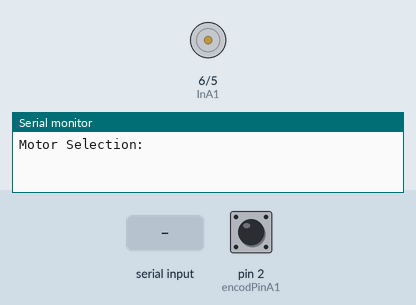
Recording of a sketch running on a simulated Arduino Uno, built with avr-gcc and run on an emulated ATmega328P. Shown: motor-driver pin pairs drawn as motors (green arrow = first pin HIGH = forward, orange = second pin HIGH = backward, longer = more drive, scaled by the enable pin), the last lines printed to the serial monitor. The inputs (shaded band) are chosen by the test bench; at power-on: pin 2 (encodPinA1) HIGH.

Above: at 1.0 s.
1.1 s: "1" received over Serial
2.6 s: "2" received over Serial
At 5.0 s:
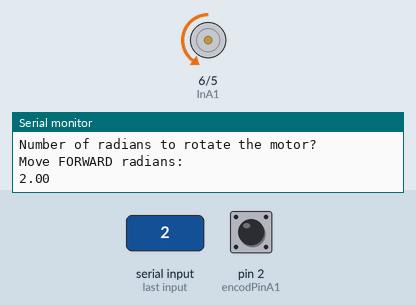
Timing chart, 0 to 6.5 s (numbered marks = the images above; inputs shaded):
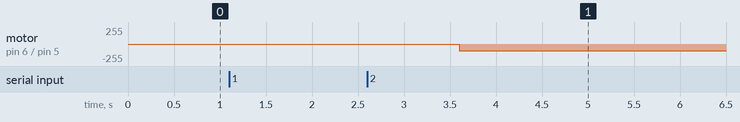

The sketch:

rotation_control_select.ino
```cpp
// Laika motor rotation testing - manual setpoints, with delay
// Kimberly A. Sover and Jesus Navarro
// BEST Lab, Feb. 2018

// Reminder: Laika's motors have GND as the red, rightmost wire in the flat cable.

// Default to motor 1
int InA1 = 6;                   // INA motor pin
int InB1 = 5;                     // INB motor pin

int PWM1 = 9;                 // PWM motor 1 pin
int encodPinA1  = 2;                       // encoder A pin
int encodPinB1 = 11;// encoder B pin
int pwmVal = 100; // defaults to only 100/255 of the max power

#define LOOPTIME        100                     // PID loop time
#define FORWARD         1                       // direction of rotation
#define BACKWARD        2                       // direction of rotation

String input;
double radians = 0;
boolean sendCommand = false;

double Pi = 3.1415;
unsigned long lastMilli = 0;                    // loop timing
unsigned long lastMilliPrint = 0;               // loop timing
long count = 0;                                 // rotation counter
long countInit;
long tickNumber = 0;
boolean run = false;                                     // motor moves
boolean forward = false;
boolean backward = false;
boolean motorSelection = true;
byte incomingByte = 0;

// Setup runs before 'loop'
void setup() {
  Serial.begin(115200);
  Serial.println("Motor Selection:");

  // Start with specifying the motor.
  // Read from the terminal until the user has selected an option.
  // Once selected, break out of the loop by setting motorSelction=false.
  while (motorSelection) {
    if (Serial.available() > 0) {
       incomingByte = Serial.read();
       // ASCII table: 49 = "1", 50 = "2"
       if (incomingByte == 49) {
        Serial.println("First motor");
        motorSelection = false;
       } else if(incomingByte == 50) {
        InA1 = 7;
        InB1 = 8;
        PWM1 = 10;
        encodPinA1 = 3;
        encodPinB1 = 12;
        pwmVal = 255;
        Serial.println("Second Motor");
        motorSelection = false;
       }
    }
  }

  // Now that the motor is selected, set up the pins,
  // move down to the main loop()
  pinMode(InA1, OUTPUT);
  pinMode(InB1, OUTPUT);
  pinMode(PWM1, OUTPUT);
  pinMode(encodPinA1, INPUT);
  pinMode(encodPinB1, INPUT);
  digitalWrite(encodPinA1, HIGH);                      // turn on pullup resistor
  digitalWrite(encodPinB1, HIGH);
  // will run the reconderA1 function below when interrupt is received
  attachInterrupt(digitalPinToInterrupt(encodPinA1), rencoderA1, RISING);

  Serial.println("Number of radians to rotate the motor?");

}

// Now that motor is selected, continuously poll terminal and
// move the motor via PID control.
void loop() {
  if (Serial.available() > 0) {
    input = Serial.readString();
    radians = input.toDouble();
    // This main loop only enters the following "if" blocks
    // when an angle in radians is commanded
    sendCommand = true;
  }
  if (sendCommand) {
    // When the zero input is commanded, reset the motor.
    // We've been counting ticks ("count"), so this reverses everything.
    if (radians==0) {
      if (count > 0) {
        moveMotor(BACKWARD, pwmVal, abs(count));
      }
      if (count < 0) {
        moveMotor(FORWARD, pwmVal, abs(count));
      }
      // This value is only set if radians = 0  is commanded.
      // Otherwise, the next "if" block is also executed.
      sendCommand = false;
    }
  }
  if (sendCommand) {
    // A nonzero radians command was received.
    // Number of encoder ticks to move, converted from radians:
    double tickmarks = (radians / (2 * Pi)) * 3000;     // MOTOR ROTATION,CHANGE FOR CENTER
    // reset so the the loop is only run on next command.
    sendCommand = false;
    // Depending on + or - radians...
    if (tickmarks > 0) {
      Serial.println("Move FORWARD radians: ");
      Serial.print(radians);
      Serial.println("");
      moveMotor(FORWARD, pwmVal, tickmarks);
      // TO-DO: make this delay more general. In milliseconds.
      delay(5000);
    }
    if (tickmarks < 0) {
      Serial.println("Move BACKWARD radians: ");
      Serial.print(abs(radians));
      Serial.println("");
      moveMotor(BACKWARD, pwmVal, abs(tickmarks));
      delay(5000);
    }
  }

}

void moveMotor(int direction, int PWM_val, long tick)  {
  run = true;
  countInit = count;    // abs(count)
  tickNumber = tick;
  if (direction == FORWARD)          motorForward(PWM_val);
  else if (direction == BACKWARD)    motorBackward(PWM_val);
}

// This interrupt is responsible for checking once encoder position
// has been reached, and then braking the motors.
void rencoderA1()  {
  if (digitalRead(encodPinA1) == HIGH) {
    if (digitalRead(encodPinB1) == LOW) {
      count++;
    } else {
      count--;
    }
  }
  if (run)  {
    //Serial.println(count);
    if (forward) {
      if ((count - countInit) >= tickNumber)  {
        motorBrake();
        Serial.println("done");
      };
    };
    if (backward) {
      if (abs(count - countInit) >= tickNumber) {
        motorBrake();
        Serial.println("done");
      };
    };
  };
}

void motorForward(int PWM_val)  {
  analogWrite(PWM1, PWM_val);
  digitalWrite(InA1, LOW);
  digitalWrite(InB1, HIGH);
  run = true;
  forward = true;
  backward = false;
}

void motorBackward(int PWM_val)  {
  analogWrite(PWM1, PWM_val);
  digitalWrite(InA1, HIGH);
  digitalWrite(InB1, LOW);
  run = true;
  forward = false;
  backward = true;
}

void motorBrake()  {
  analogWrite(PWM1, 0);
  digitalWrite(InA1, HIGH);
  digitalWrite(InB1, HIGH);
  run = false;
}
```

Measured:
- after the input at 2.6 s, motor on pin 6 (InA1) / pin 5 (InB1): stopped → backward 100/255 after 1.0 s
